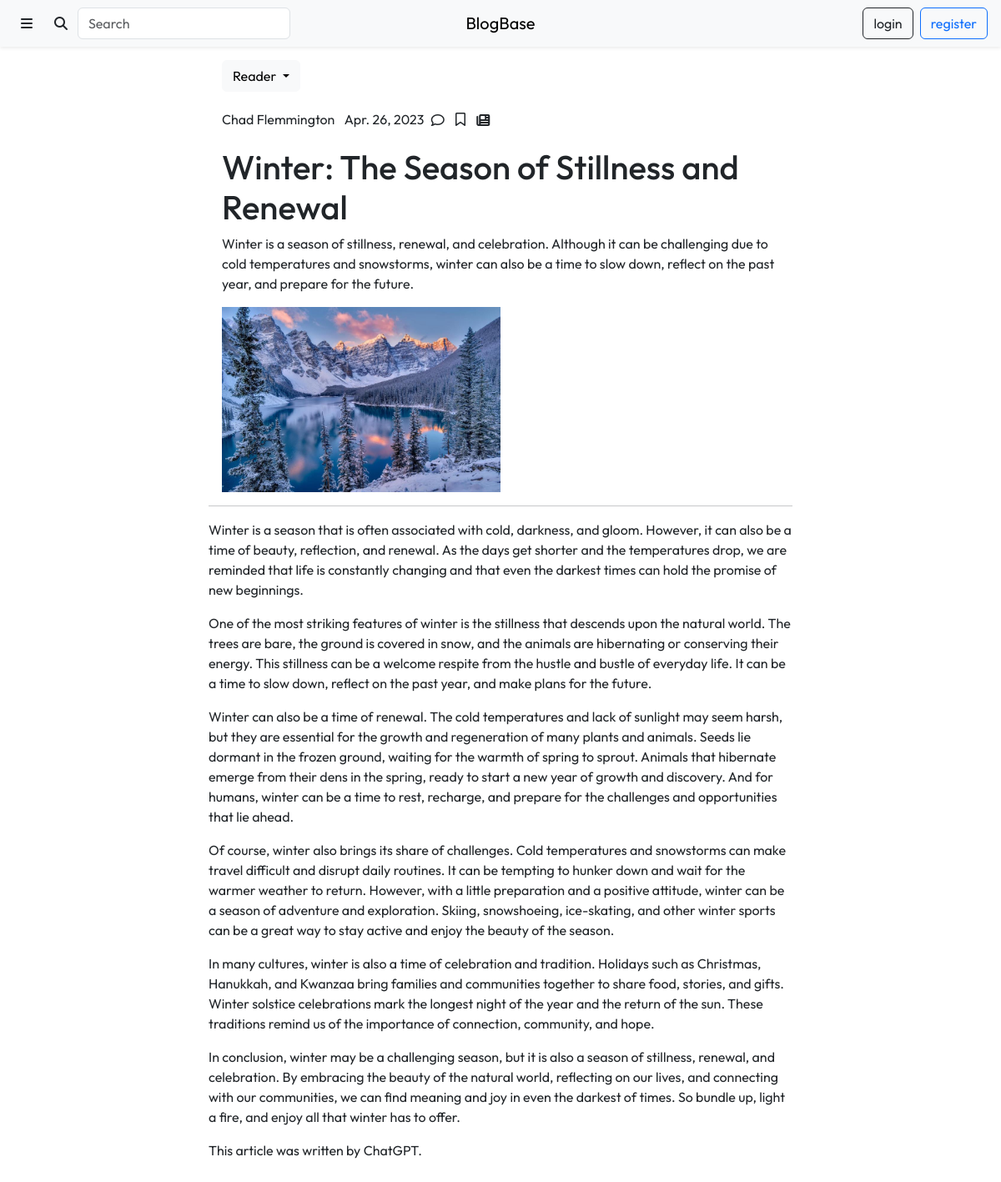
Page /content/article.php?id=3 on the earlier database version.
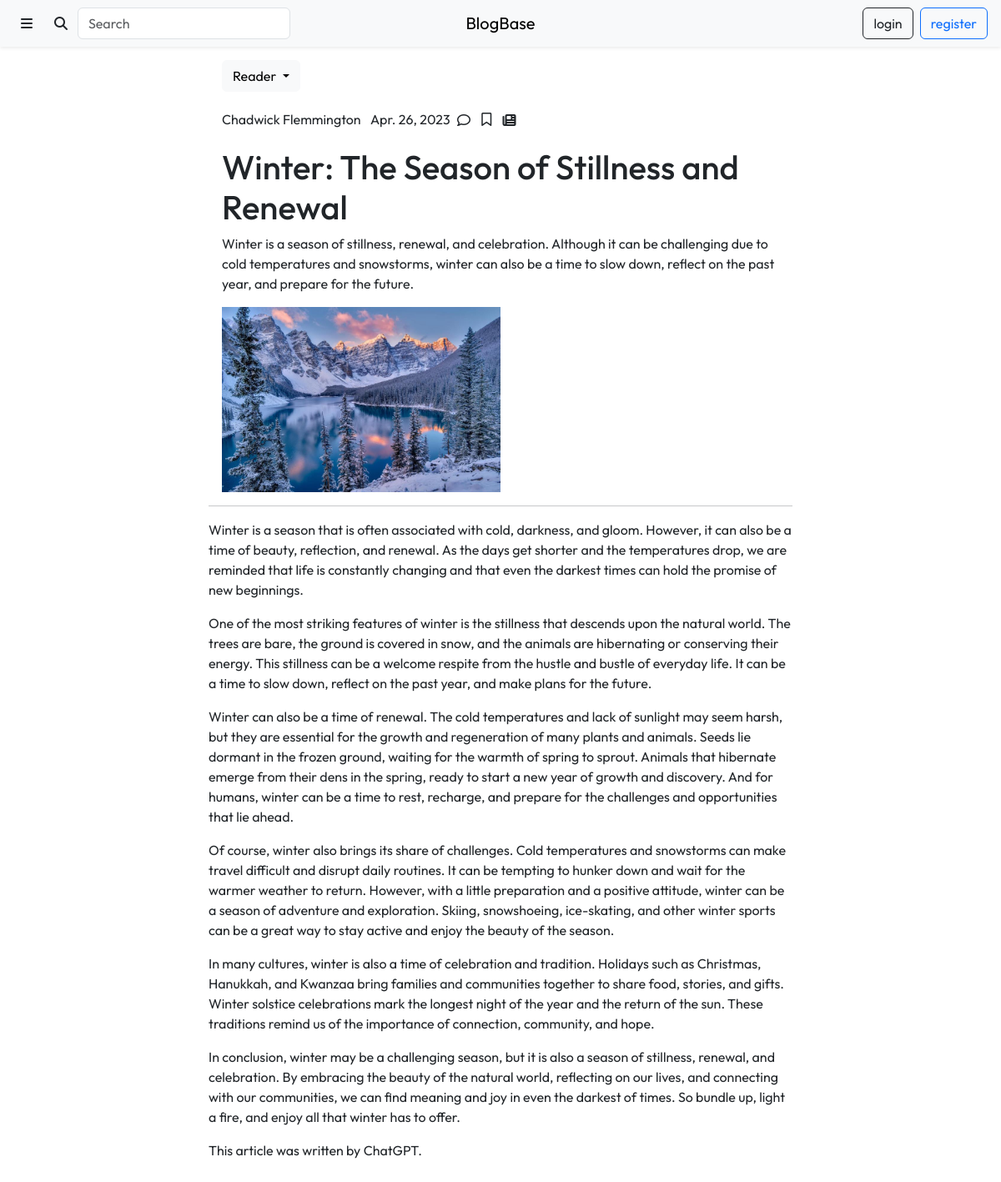
Same page on the later database version.
### tables this page shows
CREATE TABLE `Articles` (
  `article_id` int(11) NOT NULL,
  `author_id` int(11) NOT NULL,
  `title` varchar(225) NOT NULL,
  `description` tinytext DEFAULT NULL,
  `lead_image` varchar(255) DEFAULT NULL,
  `content` longblob DEFAULT NULL,
  `submitted` tinyint(1) NOT NULL DEFAULT 0,
  `submit_date` date NOT NULL DEFAULT current_timestamp(),
  `approved` tinyint(1) NOT NULL DEFAULT 0,
  `click_number` int(11) NOT NULL DEFAULT 0
);

CREATE TABLE `Users` (
  `user_id` int(11) NOT NULL,
  `profile_picture` varchar(255) NOT NULL DEFAULT 'anonymous.jpg',
  `username` varchar(50) NOT NULL,
  `first_name` varchar(50) NOT NULL,
  `last_name` varchar(50) NOT NULL,
  `email` varchar(50) NOT NULL,
  `password` varchar(255) NOT NULL,
  `biography` varchar(255) DEFAULT NULL,
  `approved` tinyint(1) NOT NULL DEFAULT 0,
  `reader` tinyint(1) NOT NULL DEFAULT 1,
  `writer` tinyint(1) NOT NULL DEFAULT 0,
  `designer` tinyint(1) NOT NULL DEFAULT 0,
  `advertiser` tinyint(1) NOT NULL DEFAULT 0,
  `admin` tinyint(1) NOT NULL DEFAULT 0
);

### content/article.php (the view, shortened to what this page needs)
<?php
require_once "../include/connect.inc.php";
include_once "../include/user_info.inc.php";
$requested_id = $_GET['id'];
$article_query = "SELECT Articles.article_id, Articles.title, Articles.description, Articles.lead_image,
                         Articles.content, UNIX_TIMESTAMP(Articles.submit_date) as submit_date,
                         Articles.approved, Articles.submitted, Articles.author_id, Users.first_name, Users.last_name
                  FROM Articles INNER JOIN Users ON Articles.author_id = Users.user_id
                  WHERE Articles.article_id = $requested_id";
$article_result = mysqli_query($con, $article_query);
$article_info = $article_result->fetch_assoc();
?>
<!DOCTYPE html>
<html lang="en">
    <head>
        <link rel="stylesheet" href="https://cdn.jsdelivr.net/npm/bootstrap@5.3.0-alpha1/dist/css/bootstrap.min.css">
        <link rel="stylesheet" href="https://cdnjs.cloudflare.com/ajax/libs/font-awesome/6.2.1/css/all.min.css">
        <link rel="stylesheet" href="./css/styles.css">
    </head>
    <body>
        <div class="header">
            <?php include "./views/header.php" ?>
        </div>
            <?php include "./views/sidebar.php" ?>
        <div class="col-10 col-lg-7 mx-auto mt-3">
            <div class="px-3" id="article-head">
                <ul class="list-inline">
                    <li class="list-inline-item dropdown">
                        <button onclick="role_options(roles_str)" class="btn btn-light dropdown-toggle" id="role-btn" type="button" data-bs-toggle="dropdown" aria-expanded="false">
                            Reader
                        </button>
                    </li>
                </ul>
                <ul class="list-inline">
                    <li class="list-inline-item align-middle">
                        <?php echo $article_info['first_name'] . " " . $article_info['last_name'] ?>
                    </li>
                    <li class="mx-0 list-inline-item align-middle">
                        <?php echo date("M. d, Y", $article_info['submit_date']) ?>
                    </li>
                    <?php if ($article_info['approved'] == true) { ?>
                        <li class="mx-0 list-inline-item align-middle">
                            <a class="btn p-1 fa-regular fa-comment text-reset text-decoration-none" data-bs-toggle="offcanvas" href="#offcanvas-comments" aria-controls="offcanvas-sidebar"> </a>
                        </li>
                        <li class="mx-0 list-inline-item align-middle">
                            <?php
                            if (isset($_SESSION['user_info'])) {
                                $saved_query = "SELECT article_id, user_id
                                                FROM SavedArticles
                                                WHERE user_id = '" . $user_info['user_id'] . "' AND article_id = '" . $article_info['article_id'] . "';";
                                $saved_result = mysqli_query($con, $saved_query); ?>
                                <button onclick="change_bookmark_icon(<?php echo $article_info['article_id'] ?>)" id="bookmark-<?php echo $article_info['article_id'] ?>" class="btn p-1">
                                    <?php if ($saved_result->num_rows == 1) { ?>
                                        <span id="bookmark-icon-<?php echo $article_info['article_id'] ?>" class="fa-solid fa-bookmark">
                                <?php } else { ?>
                                        <span id="bookmark-icon-<?php echo $article_info['article_id'] ?>" class="fa-regular fa-bookmark">
                                <?php } ?>
                                    </button>
                            <?php } else { ?>
                                    <a href="./login.php" id="bookmark" class="btn p-1">
                                        <span id="bookmark-icon" class="fa-regular fa-bookmark">
                                    </a>
                            <?php } ?>
                        </li>
                        <li class="mx-0 list-inline-item align-middle">
                            <i class="btn p-1 fa-solid fa-newspaper"></i>
                        </li>
                    <?php } ?>
                </ul>
                <h1 class="mb-2"><?php echo $article_info['title']; ?></h1>
                <p><?php echo $article_info['description']; ?></p>
                <?php if ($article_info['lead_image'] != null) { ?>
                    <div class="justify-content-center">
                        <img class="lead-img img-fluid" src="./uploads/leads/<?php echo $article_info['lead_image']; ?>" alt="<?php echo $article_info['lead_image']; ?>">
                    </div>
                <?php } ?>
            </div>
            <hr>
            <div id="article-body">
                <?php echo $article_info['content']; ?>
            </div>
        </div>
    </body>
</html>

### content/views/header.php (shortened to what this page needs)
<?php include_once "../include/user_info.inc.php"; ?>
<nav class="navbar navbar-expand bg-light shadow-sm">
     <div class="container-fluid">
        <div class="me-auto order-0 order-md-0 col-4">
            <ul class="navbar-nav me-auto">
                <li class="nav-item">
                    <a class="btn" data-bs-toggle="offcanvas" href="#offcanvas-sidebar" role="button" aria-controls="offcanvas-sidebar">
                        <span class="fa-solid fa-bars"></span>
                    </a>
                </li>
                <li class="nav-item d-md-block d-none">
                    <form method="get" action="./search.php" class="input-group rounded">
                        <button class="btn input-group-text rounded" type="submit">
                            <i class="fa-solid fa-search"></i>
                        </button>
                        <input class="form-control rounded" name="query" type="search" placeholder="Search" aria-label="Search">
                    </form>
                </li>
            </ul>
        </div>
        <a class="navbar-brand col-4 mx-auto text-center order-1 order-md-1" href="./index.php">BlogBase</a>
        <div class="navbar ms-auto order-2 col-4 py-0">
            <ul class="navbar-nav ms-auto">
                <?php if (isset($user_info['username'])) { ?>
                    <li class="nav-item">
                        <div class="dropdown">
                            <button class="btn" type="button" data-bs-toggle="dropdown" aria-expanded="false">
                                <img src="./uploads/profile_pictures/<?php echo $user_info['profile_picture']; ?>" class="rounded-circle" style="width:35px; height:35px;">
                            </button>
                            <ul class="dropdown-menu dropdown-menu-end">
                                <li>
                                    <a class="dropdown-item" href="./profile.php?username=<?php echo $user_info['username']; ?>">
                                        <?php echo $user_info['first_name'] . " " . $user_info['last_name'] ?><br>
                                        <?php echo "@" . $user_info['username'] ?>
                                    </a>
                                </li>
                                <hr>
                                <li>
                                    <a class="dropdown-item" href="./saved.php">Saved Articles</a>
                                </li>
                                <?php if ($user_info['admin'] == true) { ?>
                                <li>
                                    <a class="dropdown-item" href="./admin.php">Admin Dashboard</a>
                                </li>
                                <?php } ?>
                                <?php if ($user_info['advertiser'] == true) { ?>
                                <li>
                                    <a class="dropdown-item" href="./ads.php">Advertiser Dashboard</a>
                                </li>
                                <?php } ?>
                                <?php if ($user_info['designer'] == true) { ?>
                                <li>
                                    <a class="dropdown-item" href="./design.php">Designer Dashboard</a>
                                </li>
                                <?php } ?>
                                <?php if ($user_info['writer'] == true) { ?>
                                <li>
                                    <a class="dropdown-item" href="./writer.php">Writer Dashboard</a>
                                </li>
                                <?php } ?>
                                <hr>
                                <li>
                                    <a class="dropdown-item" href="./settings.php?username=<?php echo $user_info['username']; ?>">Settings</a>
                                </li>
                                <li>
                                    <a class="dropdown-item" href="../include/logout.inc.php">Logout</a>
                                </li>
                            </ul>
                        </li>
                    </div>
                <?php } else { ?>
                    <?php if ($user_info == null) {?>
                    <li class="nav-item">
                        <a class="btn btn-outline-dark mx-1" href="./login.php">login</a>
                    </li>
                    <li class="nav-item">
                        <a class="btn btn-outline-primary mx-1" href="./register.php">register</a>
                    </li>
                    <?php } ?>
                </ul>
            <?php } ?>
        </div>
    </div>
</nav>

### content/css/styles.css (style rules this page uses)
* { font-family: 'Outfit', sans-serif; }
.lead-img { width: 50%; height: 50%; }

Differences in the rows shown:
changed through a linked row, articles "Winter: The Season of Stillness and Renewal": author.first_name "Chad" → "Chadwick"
